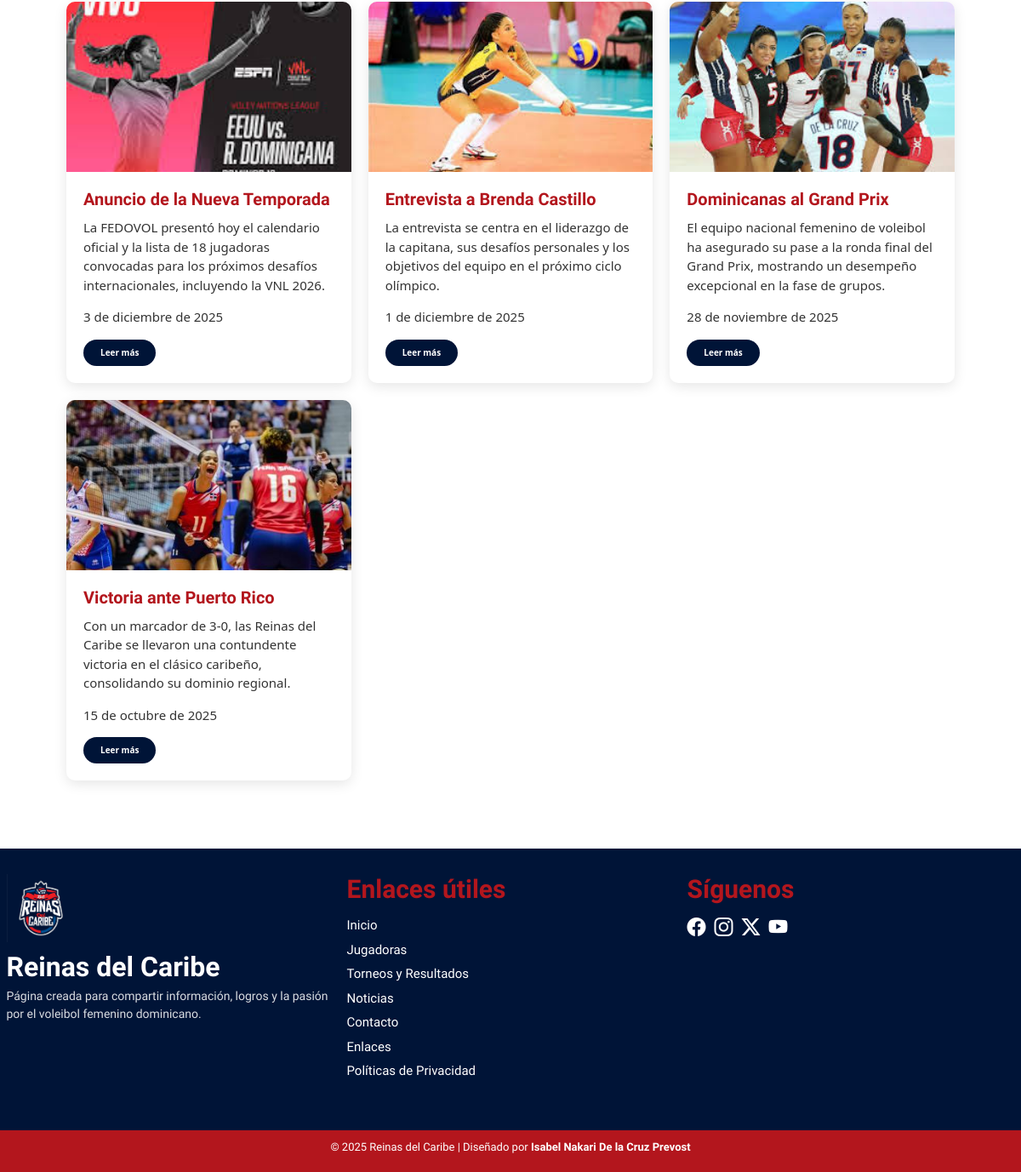
The page /noticias (lower part) on the database as committed earlier.
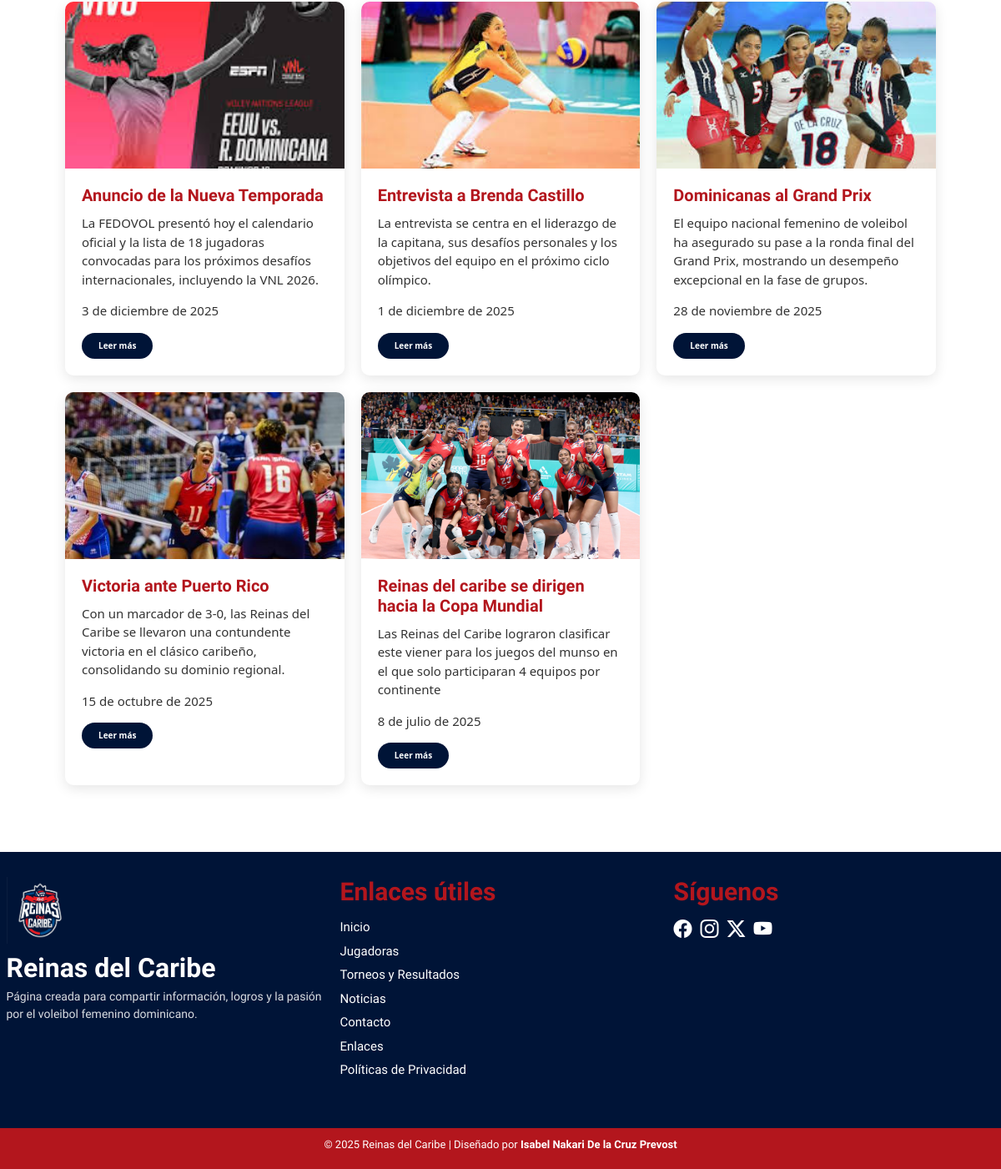
The same page on the database as committed later.
### appReinas/models.py (models this page shows, shortened)
class Noticia(models.Model):
    titulo = models.CharField(max_length=200)
    contenido = models.TextField()
    fecha = models.DateField()
    imagen = models.ImageField(upload_to='noticias/', null=True, blank=True)

### appReinas/views.py (the view)
# urls.py: path('noticias', views.noticias, name='noticias'),
def noticias(request):
    noticias = Noticia.objects.order_by('-fecha')
    return render(request, 'Noticias.html', {'noticias': noticias})

### appReinas/templates/Noticias.html (shortened to what this page needs)
<!DOCTYPE html>
<html lang="en">
{% load static %}
{% include 'header.html' %}
<body>
    <section class="Notice">
        <div class="contenedor">
            <div class="notice-grid">
                {%for noticia in noticias %}
                <div class="notice-card">
                    <img src="{{ noticia.imagen.url }}" alt="{{ noticia.titulo }}">
                    <div class="notice-body">
                        <h3>{{ noticia.titulo }}</h3>
                        <p>{{ noticia.contenido }}</p>
                        <p>{{ noticia.fecha }}</p>
                        <button class="btn-noticia" data-modal="{{noticia.id}}">Leer más</button>
                    </div>
                </div>
            {%endfor%}
            </div>
        </div>
    </section>
    {% include 'PiePagina.html' %}
</body>
</html>

### appReinas/templates/header.html (shortened to what this page needs)
{%load static%}
<!DOCTYPE html>
<html lang="en">
<head>
    <link href="https://cdn.jsdelivr.net/npm/bootstrap@5.3.3/dist/css/bootstrap.min.css" rel="stylesheet"
>
    <link href="https://cdn.jsdelivr.net/npm/bootstrap-icons@1.11.3/font/bootstrap-icons.min.css" rel="stylesheet">
    <link rel="stylesheet" href="{% static 'CSS/style.css' %}">
</head>

### appReinas/templates/Navbar.html (shortened to what this page needs)
   {% load static %}

### appReinas/templates/PiePagina.html (shortened to what this page needs)
{% load static %}
<footer class="footer mt-5">
    <div class="footer-contenedor container py-5">
        <div class="row text-center text-md-start">
            <div class="col-md-4 mb-4">
                <img src="{% static 'Img/Logo.jpg' %}" alt="Logo Reinas del Caribe" class="footer-logo mb-3">
                <h3 class="footer-titulo">Reinas del Caribe</h3>
                <p class="footer-texto">
                    Página creada para compartir información, logros y la pasión por el voleibol femenino
                    dominicano.
                </p>
            </div>
            <div class="col-md-4 mb-4">
                <h4 class="footer-subtitulo">Enlaces útiles</h4>
                <ul class="footer-enlaces list-unstyled">
                    <li><a href="{% url 'index' %}">Inicio</a></li>
                    <li><a href="{% url 'jugadoras' %}">Jugadoras</a></li>
                    <li><a href="{% url 'torneos' %}">Torneos y Resultados</a></li>
                    <li><a href="{% url 'noticias' %}">Noticias</a></li>
                    <li><a href="{% url 'contacto' %}">Contacto</a></li>
                    <li><a href="{% url 'enlaces' %}">Enlaces</a></li>
                    <li><a href="#" data-bs-toggle="modal" data-bs-target="#politicasModal">Políticas de
                            Privacidad</a></li>
                </ul>
            </div>
            <div class="col-md-4 mb-4">
                <h4 class="footer-subtitulo">Síguenos</h4>
                <div class="footer-redes d-flex justify-content-center justify-content-md-start gap-3">
                    <a href="https://www.instagram.com/reinasdelcaribe.do?utm_source=ig_web_button_share_sheet&igsh=ZDNlZDc0MzIxNw=="
                        aria-label="Facebook"><i class="bi bi-facebook"></i></a>
                    <a href="https://www.facebook.com/reinasdelcaribe.do/" aria-label="Instagram"><i
                            class="bi bi-instagram"></i></a>
                    <a href="https://x.com/VoleiFemRD" aria-label="Twitter"><i class="bi bi-twitter-x"></i></a>
                    <a href="https://www.youtube.com/@ReinasdelCaribe" aria-label="YouTube"><i
                            class="bi bi-youtube"></i></a>
                </div>
            </div>
        </div>
    </div>
    <div class="footer-copy text-center py-3">
        <p>© 2025 Reinas del Caribe | Diseñado por <strong>Isabel Nakari De la Cruz Prevost</strong></p>
    </div>
</footer>

### appReinas/static/CSS/style.css (style rules this page uses)
:root { --fuenteHeading: 'Momo Trust Display', sans-serif; --fuenteParrafos: 'Lexend', sans-serif; --Primario1: #001437; --Primario2: #B3161D; --Secundario1: #005192; --Secundario2: #EC1D23; --gris: #D1D2D4; --blanco: #ffffff; --negro: #000000; }
html { box-sizing: border-box; font-size: 62.5%; }
*, *:before, *:after { box-sizing: inherit; }
html, body { margin: 0; padding: 0; overflow-x: hidden; }
.contenedor { width: min(90%, 134rem); margin: 0 auto; padding-top: 3rem; }
h3 { font-family: var(--fuenteParrafos); font-weight: 800; font-size: 3.2rem; }
h4 { font-family: var(--fuenteParrafos); font-size: 3rem; }
a { text-decoration: none; }
section.Notice { padding: 5rem 2rem; background-color: #fff; }
.notice-grid { display: grid; grid-template-columns: repeat(auto-fit, minmax(300px, 1fr)); gap: 2rem; justify-content: center; }
.notice-card { background-color: #fff; border-radius: 1rem; overflow: hidden; box-shadow: 0 4px 15px rgba(0, 0, 0, 0.1); transition: transform 0.3s ease, box-shadow 0.3s ease; }
.notice-card img { width: 100%; height: 200px; object-fit: cover; }
.notice-body { padding: 2rem; }
.notice-body h3 { font-size: 2rem; font-weight: 700; margin-bottom: 1rem; color: var(--Primario2, #b00); }
.notice-body p { font-size: 1.5rem; color: #333; margin-bottom: 1.5rem; }
.btn-noticia { background-color: var(--Primario1, #003d99); color: #fff; border: none; border-radius: 3rem; padding: 0.8rem 2rem; font-weight: 600; cursor: pointer; transition: background-color 0.3s ease; }
.footer { background-color: var(--Primario1); color: var(--blanco); font-family: var(--fuenteParrafos); }
.footer-contenedor { max-width: 1200px; margin: 0 auto; }
.footer-logo { width: 8rem; height: auto; }
.footer-titulo { font-weight: 700; color: var(--blanco); }
.footer-texto { color: rgba(255, 255, 255, 0.85); font-size: 1.4rem; line-height: 1.5; }
.footer-subtitulo { font-weight: 600; color: var(--Primario2); margin-bottom: 1rem; }
.footer-enlaces a { color: var(--blanco); text-decoration: none; font-size: 1.5rem; display: block; padding: 0.3rem 0; transition: color 0.3s ease; }
.footer-redes a { color: var(--blanco); font-size: 2.2rem; transition: color 0.3s ease, transform 0.2s ease; }
.footer-copy { background-color: var(--Primario2); font-size: 1.3rem; color: var(--blanco); }
.footer-redes { margin: none !important; }

Rows that differ between the two databases and show on the page:
added Noticia: imagen (picture), titulo "Reinas del caribe se dirigen hacia la Copa Mundial", contenido "Las Reinas del Caribe lograron clasificar este viener para los juegos del munso en el que solo participaran 4 equipos por continente", fecha "8 de julio de 2025"
